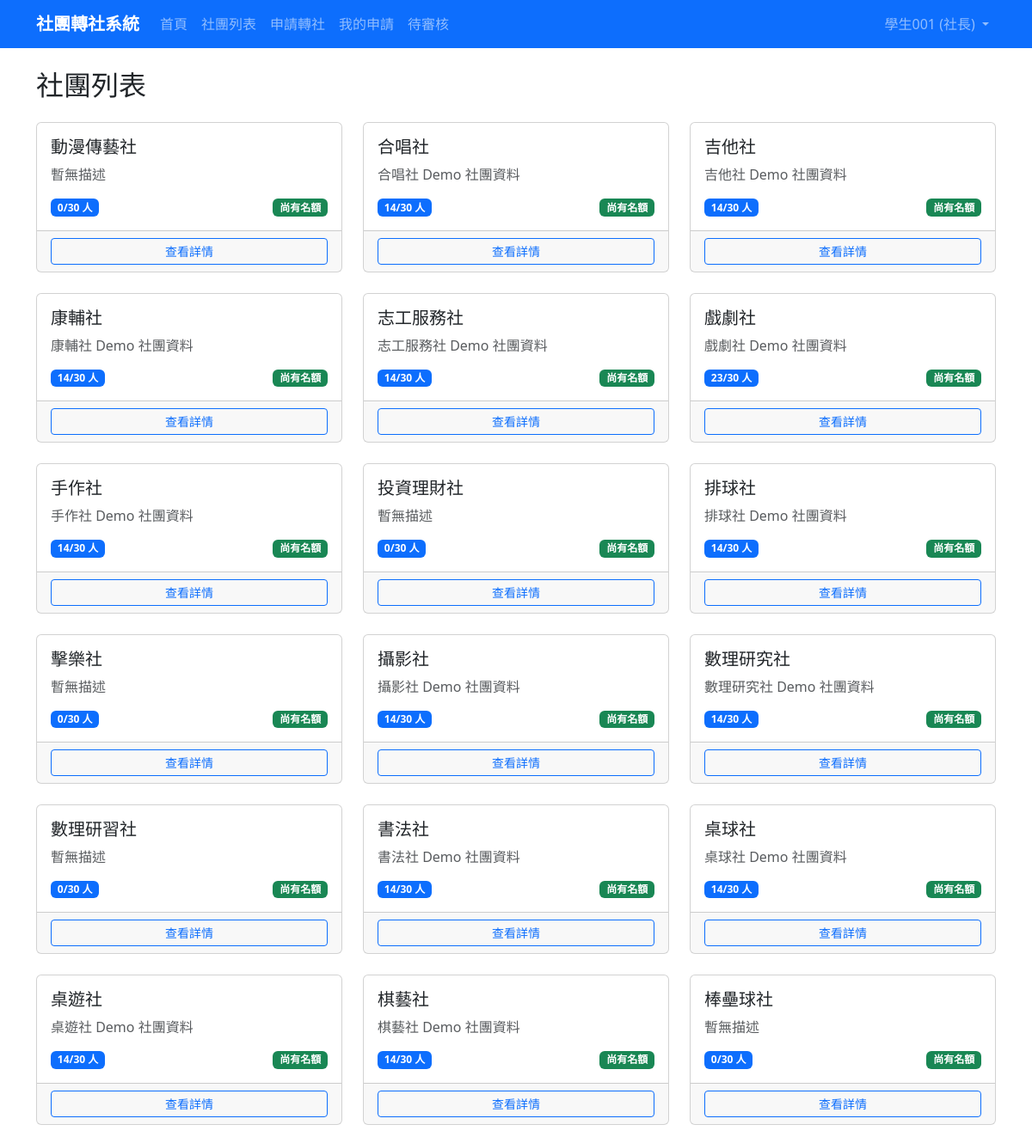
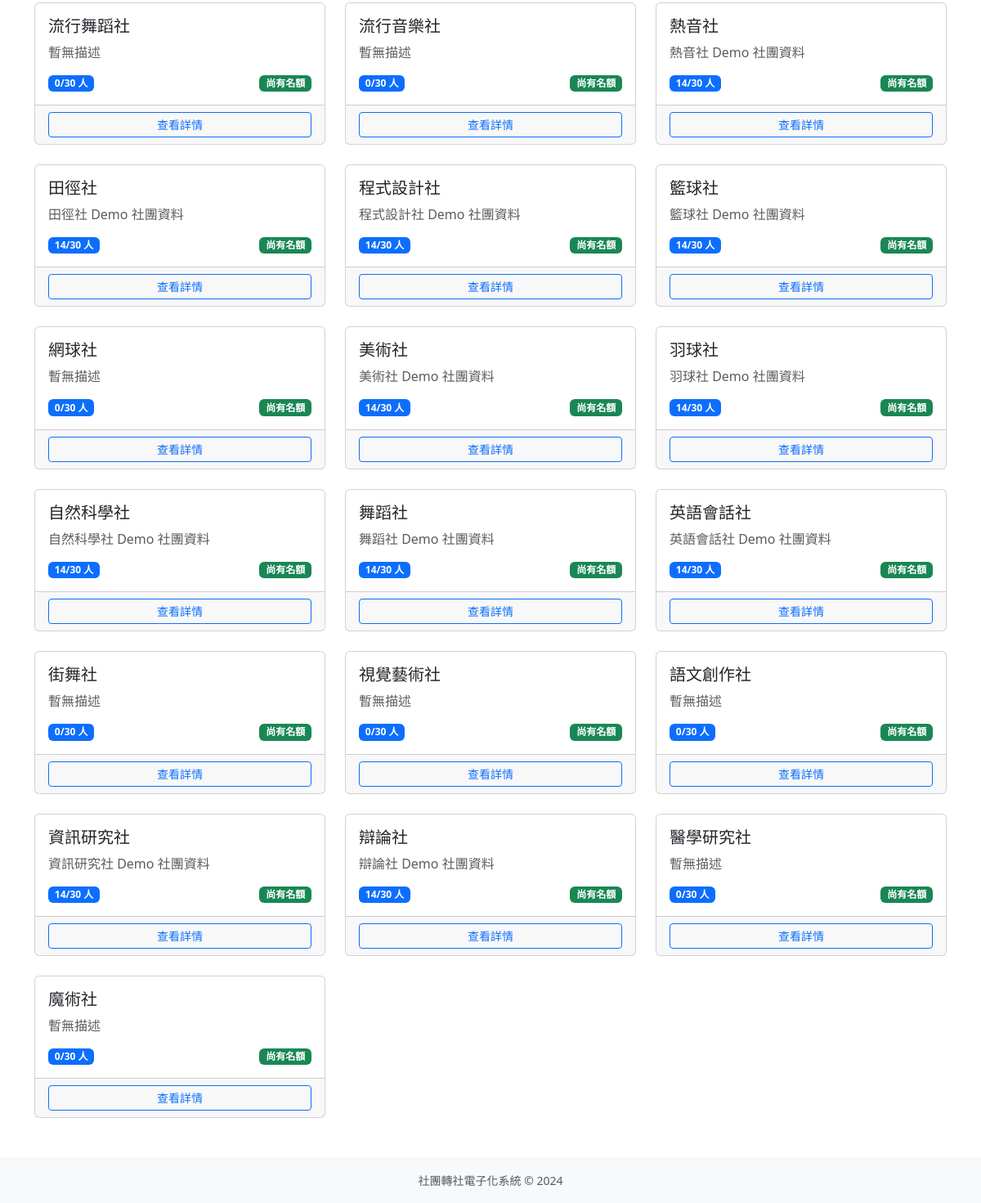
/clubs/ (signed in), run on the app's committed database (2 pictures, top to bottom).
### accounts/models.py (models this page shows, shortened)
class User(AbstractUser):
    ROLE_CHOICES = [
        ('student', '學生'),
        ('president', '社長'),
        ('teacher', '指導老師'),
        ('admin', '訓育組（管理員）'),
    ]
    role = models.CharField(
        max_length=20,
        choices=ROLE_CHOICES,
        default='student',
        verbose_name='身分組'
    )
    student_id = models.CharField(
        max_length=20,
        blank=True,
        verbose_name='學號'
    )
    club = models.ForeignKey(
        'clubs.Club',
        on_delete=models.SET_NULL,
        null=True,
        blank=True,
        verbose_name='所屬社團',
        related_name='members'
    )
    phone = models.CharField(max_length=20, blank=True, verbose_name='電話')
    class Meta:
        verbose_name = '使用者'
        verbose_name_plural = '使用者'

### clubs/models.py (models this page shows, shortened)
class Club(models.Model):
    CATEGORY_CHOICES = [
        ('academic', '學術類'),
        ('arts', '藝文類'),
        ('performance', '藝能類'),
        ('recreation', '康輔類'),
        ('sports', '體育類'),
    ]
    code = models.CharField(max_length=10, unique=True, null=True, blank=True, verbose_name='社團代號')
    name = models.CharField(max_length=100, verbose_name='社團名稱')
    teacher = models.CharField(max_length=50, default='', verbose_name='指導老師')
    president = models.CharField(max_length=50, default='', verbose_name='社長')
    location = models.CharField(max_length=100, blank=True, verbose_name='社課場地')
    category = models.CharField(max_length=20, choices=CATEGORY_CHOICES, blank=True, verbose_name='類別')
    description = models.TextField(blank=True, verbose_name='社團描述')
    max_members = models.PositiveIntegerField(default=30, verbose_name='人數上限')
    current_members = models.PositiveIntegerField(default=0, verbose_name='現有人數')
    is_active = models.BooleanField(default=True, verbose_name='啟用中')
    created_at = models.DateTimeField(auto_now_add=True, verbose_name='建立時間')
    updated_at = models.DateTimeField(auto_now=True, verbose_name='更新時間')
    class Meta:
        verbose_name = '社團'
        verbose_name_plural = '社團'
        ordering = ['name']
    def has_available_slots(self):
        return self.current_members < self.max_members

### clubs/views.py (the view)
# urls.py: path('', views.ClubListView.as_view(), name='club_list'),
class ClubListView(LoginRequiredMixin, ListView):
    model = Club
    template_name = 'clubs/club_list.html'
    context_object_name = 'clubs'
    def get_queryset(self):
        return Club.objects.filter(is_active=True)

### templates/clubs/club_list.html (shortened to what this page needs)
{% extends 'base.html' %}
{% block content %}
<h2 class="mb-4">社團列表</h2>
<div class="row row-cols-1 row-cols-md-2 row-cols-lg-3 g-4">
    {% for club in clubs %}
    <div class="col">
        <div class="card h-100">
            <div class="card-body">
                <h5 class="card-title">{{ club.name }}</h5>
                <p class="card-text text-muted">
                    {{ club.description|truncatewords:20|default:"暫無描述" }}
                </p>
                <div class="d-flex justify-content-between align-items-center">
                    <span class="badge bg-primary">{{ club.current_members }}/{{ club.max_members }} 人</span>
                    {% if club.has_available_slots %}
                        <span class="badge bg-success">尚有名額</span>
                    {% else %}
                        <span class="badge bg-danger">已額滿</span>
                    {% endif %}
                </div>
            </div>
            <div class="card-footer">
                <a href="{% url 'club_detail' club.pk %}" class="btn btn-outline-primary btn-sm w-100">
                    查看詳情
                </a>
            </div>
        </div>
    </div>
    {% empty %}
    <div class="col-12">
        <div class="alert alert-info">目前沒有社團資料</div>
    </div>
    {% endfor %}
</div>
{% endblock %}

### templates/base.html (shortened to what this page needs)
<!DOCTYPE html>
<html lang="zh-TW">
<head>
    <link href="https://cdn.jsdelivr.net/npm/bootstrap@5.3.0/dist/css/bootstrap.min.css" rel="stylesheet">
</head>
<body>
    <nav class="navbar navbar-expand-lg navbar-dark bg-primary">
        <div class="container">
            <a class="navbar-brand" href="{% url 'home' %}">社團轉社系統</a>
            <div class="collapse navbar-collapse" id="navbarNav">
                <ul class="navbar-nav me-auto">
                    <li class="nav-item">
                        <a class="nav-link" href="{% url 'home' %}">首頁</a>
                    </li>
                    <li class="nav-item">
                        <a class="nav-link" href="{% url 'club_list' %}">社團列表</a>
                    </li>
                    {% if user.is_authenticated %}
                        {% if user.role == 'student' or user.role == 'president' %}
                            <li class="nav-item">
                                <a class="nav-link" href="{% url 'transfer_apply' %}">申請轉社</a>
                            </li>
                            <li class="nav-item">
                                <a class="nav-link" href="{% url 'my_requests' %}">我的申請</a>
                            </li>
                        {% endif %}
                        {% if user.role == 'president' or user.role == 'teacher' or user.role == 'admin' %}
                            <li class="nav-item">
                                <a class="nav-link" href="{% url 'pending_approvals' %}">待審核</a>
                            </li>
                        {% endif %}
                    {% endif %}
                </ul>
                <ul class="navbar-nav">
                    {% if user.is_authenticated %}
                        <li class="nav-item dropdown">
                            <a class="nav-link dropdown-toggle" href="#" role="button" data-bs-toggle="dropdown">
                                {{ user.get_full_name|default:user.username }} ({{ user.get_role_display }})
                            </a>
                        </li>
                    {% else %}
                        <li class="nav-item">
                            <a class="nav-link" href="{% url 'login' %}">登入</a>
                        </li>
                    {% endif %}
                </ul>
            </div>
        </div>
    </nav>
    <main class="container my-4">
        {% block content %}{% endblock %}
    </main>
    <footer class="bg-light py-3 mt-5">
        <div class="container text-center text-muted">
            <small>社團轉社電子化系統 &copy; 2024</small>
        </div>
    </footer>
</body>
</html>

### templates/base.html (style rules this page uses)
.navbar-brand { font-weight: bold; }

### data on the page
User: get_full_name "學生001", role "社長"
Club: name "動漫傳藝社", description "暫無描述", current_members "0", max_members "30", shows "尚有名額"
Club: name "合唱社", description "合唱社 Demo 社團資料", current_members "14", max_members "30", shows "尚有名額"
Club: name "吉他社", description "吉他社 Demo 社團資料", current_members "14", max_members "30", shows "尚有名額"
Club: name "康輔社", description "康輔社 Demo 社團資料", current_members "14", max_members "30", shows "尚有名額"
Club: name "志工服務社", description "志工服務社 Demo 社團資料", current_members "14", max_members "30", shows "尚有名額"
Club: name "戲劇社", description "戲劇社 Demo 社團資料", current_members "23", max_members "30", shows "尚有名額"
Club: name "手作社", description "手作社 Demo 社團資料", current_members "14", max_members "30", shows "尚有名額"
Club: name "投資理財社", description "暫無描述", current_members "0", max_members "30", shows "尚有名額"
Club: name "排球社", description "排球社 Demo 社團資料", current_members "14", max_members "30", shows "尚有名額"
Club: name "擊樂社", description "暫無描述", current_members "0", max_members "30", shows "尚有名額"
Club: name "攝影社", description "攝影社 Demo 社團資料", current_members "14", max_members "30", shows "尚有名額"
Club: name "數理研究社", description "數理研究社 Demo 社團資料", current_members "14", max_members "30", shows "尚有名額"
Club: name "數理研習社", description "暫無描述", current_members "0", max_members "30", shows "尚有名額"
Club: name "書法社", description "書法社 Demo 社團資料", current_members "14", max_members "30", shows "尚有名額"
Club: name "桌球社", description "桌球社 Demo 社團資料", current_members "14", max_members "30", shows "尚有名額"
Club: name "桌遊社", description "桌遊社 Demo 社團資料", current_members "14", max_members "30", shows "尚有名額"
Club: name "棋藝社", description "棋藝社 Demo 社團資料", current_members "14", max_members "30", shows "尚有名額"
Club: name "棒壘球社", description "暫無描述", current_members "0", max_members "30", shows "尚有名額"
Club: name "流行舞蹈社", description "暫無描述", current_members "0", max_members "30", shows "尚有名額"
Club: name "流行音樂社", description "暫無描述", current_members "0", max_members "30", shows "尚有名額"
Club: name "熱音社", description "熱音社 Demo 社團資料", current_members "14", max_members "30", shows "尚有名額"
Club: name "田徑社", description "田徑社 Demo 社團資料", current_members "14", max_members "30", shows "尚有名額"
Club: name "程式設計社", description "程式設計社 Demo 社團資料", current_members "14", max_members "30", shows "尚有名額"
Club: name "籃球社", description "籃球社 Demo 社團資料", current_members "14", max_members "30", shows "尚有名額"
Club: name "網球社", description "暫無描述", current_members "0", max_members "30", shows "尚有名額"
Club: name "美術社", description "美術社 Demo 社團資料", current_members "14", max_members "30", shows "尚有名額"
Club: name "羽球社", description "羽球社 Demo 社團資料", current_members "14", max_members "30", shows "尚有名額"
Club: name "自然科學社", description "自然科學社 Demo 社團資料", current_members "14", max_members "30", shows "尚有名額"
Club: name "舞蹈社", description "舞蹈社 Demo 社團資料", current_members "14", max_members "30", shows "尚有名額"
Club: name "英語會話社", description "英語會話社 Demo 社團資料", current_members "14", max_members "30", shows "尚有名額"
Club: name "街舞社", description "暫無描述", current_members "0", max_members "30", shows "尚有名額"
Club: name "視覺藝術社", description "暫無描述", current_members "0", max_members "30", shows "尚有名額"
Club: name "語文創作社", description "暫無描述", current_members "0", max_members "30", shows "尚有名額"
Club: name "資訊研究社", description "資訊研究社 Demo 社團資料", current_members "14", max_members "30", shows "尚有名額"
Club: name "辯論社", description "辯論社 Demo 社團資料", current_members "14", max_members "30", shows "尚有名額"
Club: name "醫學研究社", description "暫無描述", current_members "0", max_members "30", shows "尚有名額"
Club: name "魔術社", description "暫無描述", current_members "0", max_members "30", shows "尚有名額"
